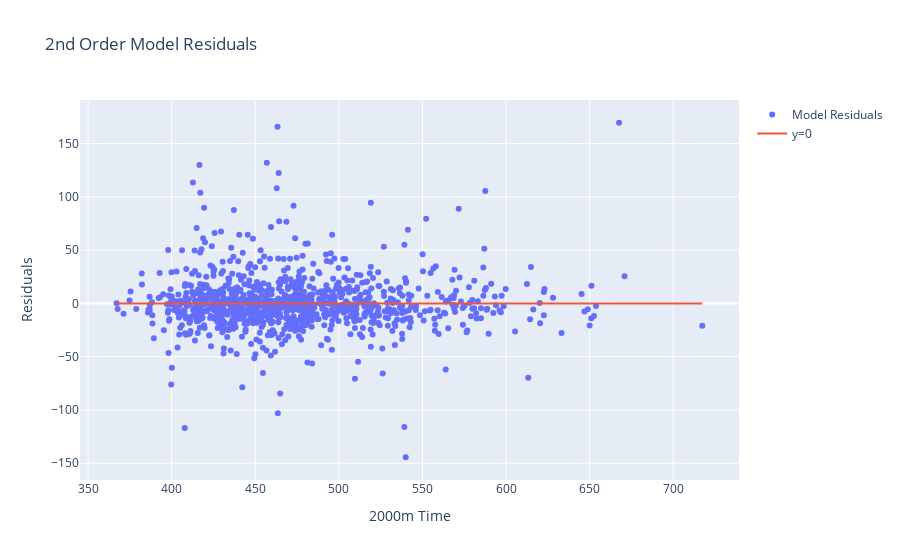

The notebook cell this image was saved under:
### Code cell
pp.plot_scatter_and_line(pp_5_2_10.df_test["time_2000"], pp_5_2_10.df_test["residuals"], line_y, "Model Residuals", "y=0", "2nd Order Model Residuals", "2000m Time", "Residuals")

### Figure 1 — Plotly figure (JSON) as saved in the notebook; plotly's stock layout.template omitted (floating-point values rounded to 4 significant figures; data arrays with more than 128 entries replaced by an {"elided": "..."} marker saying what was removed)
{"data": [{"mode": "markers", "name": "Model Residuals", "type": "scatter", "x": {"elided": "1065 float values"}, "y": {"elided": "1065 float values"}}, {"name": "y=0", "type": "scatter", "x": {"elided": "1065 float values"}, "y": {"elided": "4968 int values"}}], "layout": {"title": {"text": "2nd Order Model Residuals"}, "xaxis": {"title": {"text": "2000m Time"}}, "yaxis": {"title": {"text": "Residuals"}}}}
